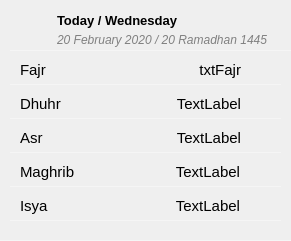
   <widget class="QFrame" name="frame_time_table">
    <property name="geometry">
     <rect>
      <x>15</x>
      <y>204</y>
      <width>291</width>
      <height>241</height>
     </rect>
    </property>
    <property name="styleSheet">
     <string notr="true">#frame_time_table{
	background-color: rgb(255, 255, 255);
    border-radius:10;
	border-style:outer;
	border:1px solid #cbcbcb;
}

.QFrame{
	border-bottom:1px solid whitesmoke;
	border-radius:0;
}</string>
    </property>
    <property name="frameShape">
     <enum>QFrame::StyledPanel</enum>
    </property>
    <property name="frameShadow">
     <enum>QFrame::Raised</enum>
    </property>
    <widget class="QFrame" name="frame_3">
     <property name="geometry">
      <rect>
       <x>10</x>
       <y>10</y>
       <width>311</width>
       <height>41</height>
      </rect>
     </property>
     <property name="styleSheet">
      <string notr="true">border-radius:0;</string>
     </property>
     <property name="frameShape">
      <enum>QFrame::StyledPanel</enum>
     </property>
     <property name="frameShadow">
      <enum>QFrame::Raised</enum>
     </property>
     <widget class="QLabel" name="lblTodayName">
      <property name="geometry">
       <rect>
        <x>47</x>
        <y>0</y>
        <width>221</width>
        <height>20</height>
       </rect>
      </property>
      <property name="font">
       <font>
        <family>Ubuntu</family>
        <pointsize>10</pointsize>
        <bold>true</bold>
       </font>
      </property>
      <property name="styleSheet">
       <string notr="true">color:black;</string>
      </property>
      <property name="text">
       <string>Today / Wednesday</string>
      </property>
      <property name="alignment">
       <set>Qt::AlignLeading|Qt::AlignLeft|Qt::AlignVCenter</set>
      </property>
     </widget>
     <widget class="QLabel" name="lblTodayDate">
      <property name="geometry">
       <rect>
        <x>47</x>
        <y>20</y>
        <width>221</width>
        <height>20</height>
       </rect>
      </property>
      <property name="font">
       <font>
        <family>Ubuntu</family>
        <pointsize>9</pointsize>
        <italic>true</italic>
        <bold>false</bold>
       </font>
      </property>
      <property name="styleSheet">
       <string notr="true">color:grey;</string>
      </property>
      <property name="text">
       <string>20 February 2020 / 20 Ramadhan 1445</string>
      </property>
      <property name="alignment">
       <set>Qt::AlignLeading|Qt::AlignLeft|Qt::AlignVCenter</set>
      </property>
     </widget>
     <widget class="QFrame" name="frame_4">
      <property name="geometry">
       <rect>
        <x>13</x>
        <y>0</y>
        <width>31</width>
        <height>41</height>
       </rect>
      </property>
      <property name="styleSheet">
       <string notr="true">#frame_4{
	background-image:url('icon/today-24px.svg');
	background-repeat:no-repeat;
	background-position:center;
}</string>
      </property>
      <property name="frameShape">
       <enum>QFrame::StyledPanel</enum>
      </property>
      <property name="frameShadow">
       <enum>QFrame::Raised</enum>
      </property>
     </widget>
    </widget>
    <widget class="QFrame" name="frameFajr">
     <property name="geometry">
      <rect>
       <x>10</x>
       <y>54</y>
       <width>271</width>
       <height>31</height>
      </rect>
     </property>
     <property name="styleSheet">
      <string notr="true"/>
     </property>
     <property name="frameShape">
      <enum>QFrame::NoFrame</enum>
     </property>
     <property name="frameShadow">
      <enum>QFrame::Plain</enum>
     </property>
     <widget class="QLabel" name="label_9">
      <property name="geometry">
       <rect>
        <x>10</x>
        <y>3</y>
        <width>71</width>
        <height>25</height>
       </rect>
      </property>
      <property name="sizePolicy">
       <sizepolicy hsizetype="Expanding" vsizetype="Preferred">
        <horstretch>0</horstretch>
        <verstretch>0</verstretch>
       </sizepolicy>
      </property>
      <property name="minimumSize">
       <size>
        <width>0</width>
        <height>25</height>
       </size>
      </property>
      <property name="font">
       <font>
        <family>Ubuntu</family>
        <pointsize>11</pointsize>
       </font>
      </property>
      <property name="styleSheet">
       <string notr="true">color:black;</string>
      </property>
      <property name="text">
       <string>Fajr</string>
      </property>
     </widget>
     <widget class="QLabel" name="label_11">
      <property name="geometry">
       <rect>
        <x>240</x>
        <y>3</y>
        <width>21</width>
        <height>25</height>
       </rect>
      </property>
      <property name="minimumSize">
       <size>
        <width>0</width>
        <height>25</height>
       </size>
      </property>
      <property name="styleSheet">
       <string notr="true">background-image:url('icon/chevron_left-24px.svg');
background-repeat:no-repeat;
background-position:right center;</string>
      </property>
      <property name="text">
       <string/>
      </property>
     </widget>
     <widget class="QLabel" name="txFajr">
      <property name="geometry">
       <rect>
        <x>120</x>
        <y>3</y>
        <width>111</width>
        <height>25</height>
       </rect>
      </property>
      <property name="minimumSize">
       <size>
        <width>0</width>
        <height>25</height>
       </size>
      </property>
      <property name="font">
       <font>
        <family>Ubuntu</family>
        <pointsize>11</pointsize>
       </font>
      </property>
      <property name="layoutDirection">
       <enum>Qt::LeftToRight</enum>
      </property>
      <property name="styleSheet">
       <string notr="true">color:black;</string>
      </property>
      <property name="text">
       <string>txtFajr</string>
      </property>
      <property name="alignment">
       <set>Qt::AlignRight|Qt::AlignTrailing|Qt::AlignVCenter</set>
      </property>
     </widget>
    </widget>
    <widget class="QFrame" name="frameDhuhr">
     <property name="geometry">
      <rect>
       <x>10</x>
       <y>88</y>
       <width>271</width>
       <height>31</height>
      </rect>
     </property>
     <property name="font">
      <font>
       <family>Ubuntu</family>
       <pointsize>10</pointsize>
      </font>
     </property>
     <property name="styleSheet">
      <string notr="true"/>
     </property>
     <property name="frameShape">
      <enum>QFrame::NoFrame</enum>
     </property>
     <property name="frameShadow">
      <enum>QFrame::Plain</enum>
     </property>
     <widget class="QLabel" name="label_12">
      <property name="geometry">
       <rect>
        <x>10</x>
        <y>3</y>
        <width>71</width>
        <height>25</height>
       </rect>
      </property>
      <property name="minimumSize">
       <size>
        <width>0</width>
        <height>25</height>
       </size>
      </property>
      <property name="font">
       <font>
        <family>Ubuntu</family>
        <pointsize>11</pointsize>
        <bold>false</bold>
       </font>
      </property>
      <property name="styleSheet">
       <string notr="true">color:black;</string>
      </property>
      <property name="text">
       <string>Dhuhr</string>
      </property>
     </widget>
     <widget class="QLabel" name="label_14">
      <property name="geometry">
       <rect>
        <x>240</x>
        <y>3</y>
        <width>21</width>
        <height>25</height>
       </rect>
      </property>
      <property name="minimumSize">
       <size>
        <width>0</width>
        <height>25</height>
       </size>
      </property>
      <property name="styleSheet">
       <string notr="true">background-image:url('icon/chevron_left-24px.svg');
background-repeat:no-repeat;
background-position:right center;</string>
      </property>
      <property name="text">
       <string/>
      </property>
     </widget>
     <widget class="QLabel" name="txDhuhr">
      <property name="geometry">
       <rect>
        <x>120</x>
        <y>3</y>
        <width>111</width>
        <height>25</height>
       </rect>
      </property>
      <property name="minimumSize">
       <size>
        <width>0</width>
        <height>25</height>
       </size>
      </property>
      <property name="font">
       <font>
        <family>Ubuntu</family>
        <pointsize>11</pointsize>
       </font>
      </property>
      <property name="layoutDirection">
       <enum>Qt::LeftToRight</enum>
      </property>
      <property name="styleSheet">
       <string notr="true">color:black;</string>
      </property>
      <property name="text">
       <string>TextLabel</string>
      </property>
      <property name="alignment">
       <set>Qt::AlignRight|Qt::AlignTrailing|Qt::AlignVCenter</set>
      </property>
     </widget>
    </widget>
    <widget class="QFrame" name="frameAsr">
     <property name="geometry">
      <rect>
       <x>10</x>
       <y>122</y>
       <width>271</width>
       <height>31</height>
      </rect>
     </property>
     <property name="font">
      <font>
       <family>Ubuntu</family>
       <pointsize>10</pointsize>
      </font>
     </property>
     <property name="styleSheet">
      <string notr="true"/>
     </property>
     <property name="frameShape">
      <enum>QFrame::NoFrame</enum>
     </property>
     <property name="frameShadow">
      <enum>QFrame::Plain</enum>
     </property>
     <widget class="QLabel" name="label_15">
      <property name="geometry">
       <rect>
        <x>10</x>
        <y>3</y>
        <width>71</width>
        <height>25</height>
       </rect>
      </property>
      <property name="minimumSize">
       <size>
        <width>0</width>
        <height>25</height>
       </size>
      </property>
      <property name="font">
       <font>
        <family>Ubuntu</family>
        <pointsize>11</pointsize>
        <bold>false</bold>
       </font>
      </property>
      <property name="styleSheet">
       <string notr="true"/>
      </property>
      <property name="text">
       <string>Asr</string>
      </property>
     </widget>
     <widget class="QLabel" name="label_17">
      <property name="geometry">
       <rect>
        <x>240</x>
        <y>3</y>
        <width>21</width>
        <height>25</height>
       </rect>
      </property>
      <property name="minimumSize">
       <size>
        <width>0</width>
        <height>25</height>
       </size>
      </property>
      <property name="styleSheet">
       <string notr="true">background-image:url('icon/chevron_left-24px.svg');
background-repeat:no-repeat;
background-position:right center;</string>
      </property>
      <property name="text">
       <string/>
      </property>
     </widget>
     <widget class="QLabel" name="txAshr">
      <property name="geometry">
       <rect>
        <x>120</x>
        <y>3</y>
        <width>111</width>
        <height>25</height>
       </rect>
      </property>
      <property name="minimumSize">
       <size>
        <width>0</width>
        <height>25</height>
       </size>
      </property>
      <property name="font">
       <font>
        <family>Ubuntu</family>
        <pointsize>11</pointsize>
       </font>
      </property>
      <property name="layoutDirection">
       <enum>Qt::LeftToRight</enum>
      </property>
      <property name="styleSheet">
       <string notr="true">color:black;</string>
      </property>
      <property name="text">
       <string>TextLabel</string>
      </property>
      <property name="alignment">
       <set>Qt::AlignRight|Qt::AlignTrailing|Qt::AlignVCenter</set>
      </property>
     </widget>
    </widget>
    <widget class="QFrame" name="frameMaghrib">
     <property name="geometry">
      <rect>
       <x>10</x>
       <y>156</y>
       <width>271</width>
       <height>31</height>
      </rect>
     </property>
     <property name="font">
      <font>
       <family>Ubuntu</family>
       <pointsize>10</pointsize>
      </font>
     </property>
     <property name="styleSheet">
      <string notr="true"/>
     </property>
     <property name="frameShape">
      <enum>QFrame::NoFrame</enum>
     </property>
     <property name="frameShadow">
      <enum>QFrame::Plain</enum>
     </property>
     <widget class="QLabel" name="label_18">
      <property name="geometry">
       <rect>
        <x>10</x>
        <y>3</y>
        <width>71</width>
        <height>25</height>
       </rect>
      </property>
      <property name="minimumSize">
       <size>
        <width>0</width>
        <height>25</height>
       </size>
      </property>
      <property name="font">
       <font>
        <family>Ubuntu</family>
        <pointsize>11</pointsize>
        <bold>false</bold>
       </font>
      </property>
      <property name="styleSheet">
       <string notr="true"/>
      </property>
      <property name="text">
       <string>Maghrib</string>
      </property>
     </widget>
     <widget class="QLabel" name="label_20">
      <property name="geometry">
       <rect>
        <x>240</x>
        <y>3</y>
        <width>21</width>
        <height>25</height>
       </rect>
      </property>
      <property name="minimumSize">
       <size>
        <width>0</width>
        <height>25</height>
       </size>
      </property>
      <property name="styleSheet">
       <string notr="true">background-image:url('icon/chevron_left-24px.svg');
background-repeat:no-repeat;
background-position:right center;</string>
      </property>
      <property name="text">
       <string/>
      </property>
     </widget>
     <widget class="QLabel" name="txMaghrib">
      <property name="geometry">
       <rect>
        <x>120</x>
        <y>3</y>
        <width>110</width>
        <height>25</height>
       </rect>
      </property>
      <property name="minimumSize">
       <size>
        <width>0</width>
        <height>25</height>
       </size>
      </property>
      <property name="font">
       <font>
        <family>Ubuntu</family>
        <pointsize>11</pointsize>
       </font>
      </property>
      <property name="layoutDirection">
       <enum>Qt::LeftToRight</enum>
      </property>
      <property name="styleSheet">
       <string notr="true">color:black;</string>
      </property>
      <property name="text">
       <string>TextLabel</string>
      </property>
      <property name="alignment">
       <set>Qt::AlignRight|Qt::AlignTrailing|Qt::AlignVCenter</set>
      </property>
     </widget>
    </widget>
    <widget class="QFrame" name="frameIsya">
     <property name="geometry">
      <rect>
       <x>10</x>
       <y>190</y>
       <width>271</width>
       <height>31</height>
      </rect>
     </property>
     <property name="font">
      <font>
       <family>Ubuntu</family>
       <pointsize>10</pointsize>
      </font>
     </property>
     <property name="styleSheet">
      <string notr="true"/>
     </property>
     <property name="frameShape">
      <enum>QFrame::NoFrame</enum>
     </property>
     <property name="frameShadow">
      <enum>QFrame::Plain</enum>
     </property>
     <widget class="QLabel" name="label_21">
      <property name="geometry">
       <rect>
        <x>10</x>
        <y>3</y>
        <width>71</width>
        <height>25</height>
       </rect>
      </property>
      <property name="minimumSize">
       <size>
        <width>0</width>
        <height>25</height>
       </size>
      </property>
      <property name="font">
       <font>
        <family>Ubuntu</family>
        <pointsize>11</pointsize>
        <bold>false</bold>
       </font>
      </property>
      <property name="styleSheet">
       <string notr="true"/>
      </property>
      <property name="text">
       <string>Isya</string>
      </property>
     </widget>
     <widget class="QLabel" name="label_23">
      <property name="geometry">
       <rect>
        <x>240</x>
        <y>3</y>
        <width>21</width>
        <height>25</height>
       </rect>
      </property>
      <property name="minimumSize">
       <size>
        <width>0</width>
        <height>25</height>
       </size>
      </property>
      <property name="styleSheet">
       <string notr="true">background-image:url('icon/chevron_left-24px.svg');
background-repeat:no-repeat;
background-position:right center;</string>
      </property>
      <property name="text">
       <string/>
      </property>
     </widget>
     <widget class="QLabel" name="txIsya">
      <property name="geometry">
       <rect>
        <x>120</x>
        <y>3</y>
        <width>110</width>
        <height>25</height>
       </rect>
      </property>
      <property name="minimumSize">
       <size>
        <width>0</width>
        <height>25</height>
       </size>
      </property>
      <property name="font">
       <font>
        <family>Ubuntu</family>
        <pointsize>11</pointsize>
       </font>
      </property>
      <property name="layoutDirection">
       <enum>Qt::LeftToRight</enum>
      </property>
      <property name="styleSheet">
       <string notr="true">color: black;</string>
      </property>
      <property name="text">
       <string>TextLabel</string>
      </property>
      <property name="alignment">
       <set>Qt::AlignRight|Qt::AlignTrailing|Qt::AlignVCenter</set>
      </property>
     </widget>
    </widget>
   </widget>
